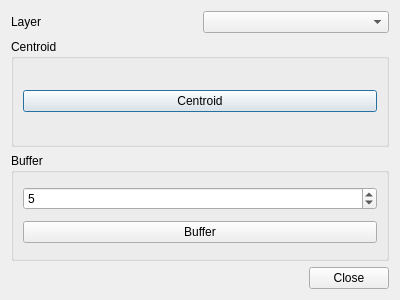
<?xml version="1.0" encoding="UTF-8"?>
<ui version="4.0">
 <class>Dialog</class>
 <widget class="QDialog" name="Dialog">
  <property name="geometry">
   <rect>
    <x>0</x>
    <y>0</y>
    <width>400</width>
    <height>300</height>
   </rect>
  </property>
  <property name="windowTitle">
   <string>Dialog</string>
  </property>
  <layout class="QGridLayout" name="gridLayout">
   <item row="1" column="0" colspan="2">
    <widget class="QGroupBox" name="groupBox">
     <property name="title">
      <string>Centroid</string>
     </property>
     <layout class="QGridLayout" name="gridLayout_2">
      <item row="0" column="0">
       <widget class="QPushButton" name="centroidButton">
        <property name="text">
         <string>Centroid</string>
        </property>
       </widget>
      </item>
     </layout>
    </widget>
   </item>
   <item row="0" column="0">
    <widget class="QLabel" name="label_2">
     <property name="text">
      <string>Layer</string>
     </property>
    </widget>
   </item>
   <item row="0" column="1">
    <widget class="QComboBox" name="layerComboBox"/>
   </item>
   <item row="3" column="0" colspan="2">
    <widget class="QDialogButtonBox" name="buttonBox">
     <property name="orientation">
      <enum>Qt::Horizontal</enum>
     </property>
     <property name="standardButtons">
      <set>QDialogButtonBox::Close</set>
     </property>
    </widget>
   </item>
   <item row="2" column="0" colspan="2">
    <widget class="QGroupBox" name="groupBox_2">
     <property name="title">
      <string>Buffer</string>
     </property>
     <layout class="QGridLayout" name="gridLayout_3">
      <item row="0" column="0" colspan="2">
       <widget class="QSpinBox" name="bufferSize">
        <property name="value">
         <number>5</number>
        </property>
       </widget>
      </item>
      <item row="1" column="0" colspan="2">
       <widget class="QPushButton" name="bufferButton">
        <property name="text">
         <string>Buffer</string>
        </property>
       </widget>
      </item>
     </layout>
    </widget>
   </item>
  </layout>
 </widget>
 <resources/>
 <connections>
  <connection>
   <sender>buttonBox</sender>
   <signal>accepted()</signal>
   <receiver>Dialog</receiver>
   <slot>accept()</slot>
   <hints>
    <hint type="sourcelabel">
     <x>248</x>
     <y>254</y>
    </hint>
    <hint type="destinationlabel">
     <x>157</x>
     <y>274</y>
    </hint>
   </hints>
  </connection>
  <connection>
   <sender>buttonBox</sender>
   <signal>rejected()</signal>
   <receiver>Dialog</receiver>
   <slot>reject()</slot>
   <hints>
    <hint type="sourcelabel">
     <x>316</x>
     <y>260</y>
    </hint>
    <hint type="destinationlabel">
     <x>286</x>
     <y>274</y>
    </hint>
   </hints>
  </connection>
 </connections>
</ui>
